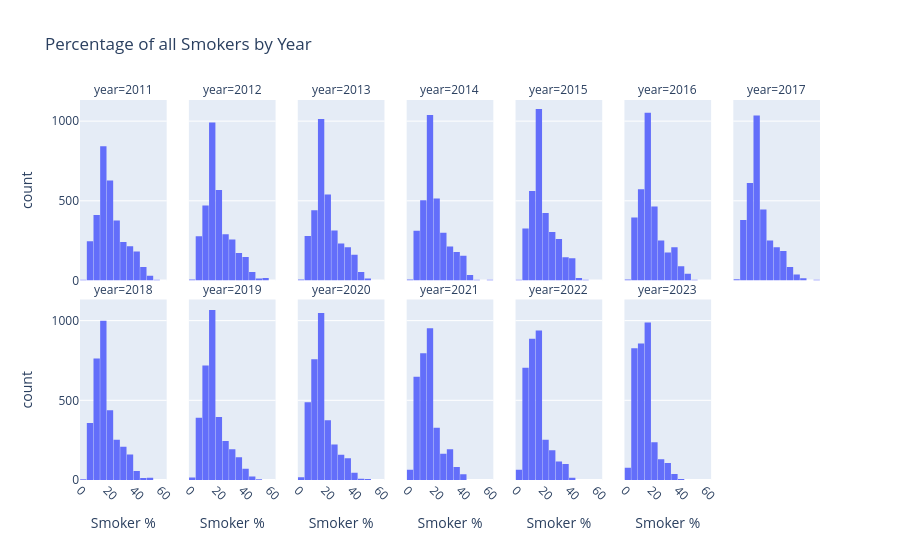

Here is the notebook cell this chart was saved with:
### Code cell
fig2 = px.histogram(data_frame=prev_df, x='focus_prevalence_num', facet_col='year', 
                    nbins=20, labels={'focus_prevalence_num': 'Smoker %'}, facet_col_wrap=7,
                    facet_col_spacing=.03, facet_row_spacing=.05,
                    title='Percentage of all Smokers by Year') 
fig2.update_layout(bargap=.05)
fig2.update_xaxes(tickangle=45) 
fig2.show()

### Figure 1 — Plotly figure (JSON) as saved in the notebook; plotly's stock layout.template omitted (floating-point values rounded to 4 significant figures; data arrays with more than 128 entries replaced by an {"elided": "..."} marker saying what was removed)
{"data": [{"alignmentgroup": "True", "bingroup": "x", "hovertemplate": "year=2011<br>Smoker %=%{x}<br>count=%{y}<extra></extra>", "legendgroup": "", "marker": {"color": "#636efa", "pattern": {"shape": ""}}, "name": "", "nbinsx": 20, "offsetgroup": "", "orientation": "v", "showlegend": false, "type": "histogram", "x": {"elided": "3264 float values"}, "xaxis": "x8", "yaxis": "y8"}, {"alignmentgroup": "True", "bingroup": "x", "hovertemplate": "year=2012<br>Smoker %=%{x}<br>count=%{y}<extra></extra>", "legendgroup": "", "marker": {"color": "#636efa", "pattern": {"shape": ""}}, "name": "", "nbinsx": 20, "offsetgroup": "", "orientation": "v", "showlegend": false, "type": "histogram", "x": {"elided": "3264 float values"}, "xaxis": "x9", "yaxis": "y9"}, {"alignmentgroup": "True", "bingroup": "x", "hovertemplate": "year=2013<br>Smoker %=%{x}<br>count=%{y}<extra></extra>", "legendgroup": "", "marker": {"color": "#636efa", "pattern": {"shape": ""}}, "name": "", "nbinsx": 20, "offsetgroup": "", "orientation": "v", "showlegend": false, "type": "histogram", "x": {"elided": "3264 float values"}, "xaxis": "x10", "yaxis": "y10"}, {"alignmentgroup": "True", "bingroup": "x", "hovertemplate": "year=2014<br>Smoker %=%{x}<br>count=%{y}<extra></extra>", "legendgroup": "", "marker": {"color": "#636efa", "pattern": {"shape": ""}}, "name": "", "nbinsx": 20, "offsetgroup": "", "orientation": "v", "showlegend": false, "type": "histogram", "x": {"elided": "3264 float values"}, "xaxis": "x11", "yaxis": "y11"}, {"alignmentgroup": "True", "bingroup": "x", "hovertemplate": "year=2015<br>Smoker %=%{x}<br>count=%{y}<extra></extra>", "legendgroup": "", "marker": {"color": "#636efa", "pattern": {"shape": ""}}, "name": "", "nbinsx": 20, "offsetgroup": "", "orientation": "v", "showlegend": false, "type": "histogram", "x": {"elided": "3264 float values"}, "xaxis": "x12", "yaxis": "y12"}, {"alignmentgroup": "True", "bingroup": "x", "hovertemplate": "year=2016<br>Smoker %=%{x}<br>count=%{y}<extra></extra>", "legendgroup": "", "marker": {"color": "#636efa", "pattern": {"shape": ""}}, "name": "", "nbinsx": 20, "offsetgroup": "", "orientation": "v", "showlegend": false, "type": "histogram", "x": {"elided": "3264 float values"}, "xaxis": "x13", "yaxis": "y13"}, {"alignmentgroup": "True", "bingroup": "x", "hovertemplate": "year=2017<br>Smoker %=%{x}<br>count=%{y}<extra></extra>", "legendgroup": "", "marker": {"color": "#636efa", "pattern": {"shape": ""}}, "name": "", "nbinsx": 20, "offsetgroup": "", "orientation": "v", "showlegend": false, "type": "histogram", "x": {"elided": "3264 float values"}, "xaxis": "x14", "yaxis": "y14"}, {"alignmentgroup": "True", "bingroup": "x", "hovertemplate": "year=2018<br>Smoker %=%{x}<br>count=%{y}<extra></extra>", "legendgroup": "", "marker": {"color": "#636efa", "pattern": {"shape": ""}}, "name": "", "nbinsx": 20, "offsetgroup": "", "orientation": "v", "showlegend": false, "type": "histogram", "x": {"elided": "3264 float values"}, "xaxis": "x", "yaxis": "y"}, {"alignmentgroup": "True", "bingroup": "x", "hovertemplate": "year=2019<br>Smoker %=%{x}<br>count=%{y}<extra></extra>", "legendgroup": "", "marker": {"color": "#636efa", "pattern": {"shape": ""}}, "name": "", "nbinsx": 20, "offsetgroup": "", "orientation": "v", "showlegend": false, "type": "histogram", "x": {"elided": "3264 float values"}, "xaxis": "x2", "yaxis": "y2"}, {"alignmentgroup": "True", "bingroup": "x", "hovertemplate": "year=2020<br>Smoker %=%{x}<br>count=%{y}<extra></extra>", "legendgroup": "", "marker": {"color": "#636efa", "pattern": {"shape": ""}}, "name": "", "nbinsx": 20, "offsetgroup": "", "orientation": "v", "showlegend": false, "type": "histogram", "x": {"elided": "3264 float values"}, "xaxis": "x3", "yaxis": "y3"}, {"alignmentgroup": "True", "bingroup": "x", "hovertemplate": "year=2021<br>Smoker %=%{x}<br>count=%{y}<extra></extra>", "legendgroup": "", "marker": {"color": "#636efa", "pattern": {"shape": ""}}, "name": "", "nbinsx": 20, "offsetgroup": "", "orientation": "v", "showlegend": false, "type": "histogram", "x": {"elided": "3264 float values"}, "xaxis": "x4", "yaxis": "y4"}, {"alignmentgroup": "True", "bingroup": "x", "hovertemplate": "year=2022<br>Smoker %=%{x}<br>count=%{y}<extra></extra>", "legendgroup": "", "marker": {"color": "#636efa", "pattern": {"shape": ""}}, "name": "", "nbinsx": 20, "offsetgroup": "", "orientation": "v", "showlegend": false, "type": "histogram", "x": {"elided": "3264 float values"}, "xaxis": "x5", "yaxis": "y5"}, {"alignmentgroup": "True", "bingroup": "x", "hovertemplate": "year=2023<br>Smoker %=%{x}<br>count=%{y}<extra></extra>", "legendgroup": "", "marker": {"color": "#636efa", "pattern": {"shape": ""}}, "name": "", "nbinsx": 20, "offsetgroup": "", "orientation": "v", "showlegend": false, "type": "histogram", "x": {"elided": "3264 float values"}, "xaxis": "x6", "yaxis": "y6"}], "layout": {"annotations": [{"font": {}, "showarrow": false, "text": "year=2018", "x": 0.05857, "xanchor": "center", "xref": "paper", "y": 0.475, "yanchor": "bottom", "yref": "paper"}, {"font": {}, "showarrow": false, "text": "year=2019", "x": 0.2057, "xanchor": "center", "xref": "paper", "y": 0.475, "yanchor": "bottom", "yref": "paper"}, {"font": {}, "showarrow": false, "text": "year=2020", "x": 0.3529, "xanchor": "center", "xref": "paper", "y": 0.475, "yanchor": "bottom", "yref": "paper"}, {"font": {}, "showarrow": false, "text": "year=2021", "x": 0.5, "xanchor": "center", "xref": "paper", "y": 0.475, "yanchor": "bottom", "yref": "paper"}, {"font": {}, "showarrow": false, "text": "year=2022", "x": 0.6471, "xanchor": "center", "xref": "paper", "y": 0.475, "yanchor": "bottom", "yref": "paper"}, {"font": {}, "showarrow": false, "text": "year=2023", "x": 0.7943, "xanchor": "center", "xref": "paper", "y": 0.475, "yanchor": "bottom", "yref": "paper"}, {"font": {}, "showarrow": false, "text": "year=2011", "x": 0.05857, "xanchor": "center", "xref": "paper", "y": 1, "yanchor": "bottom", "yref": "paper"}, {"font": {}, "showarrow": false, "text": "year=2012", "x": 0.2057, "xanchor": "center", "xref": "paper", "y": 1, "yanchor": "bottom", "yref": "paper"}, {"font": {}, "showarrow": false, "text": "year=2013", "x": 0.3529, "xanchor": "center", "xref": "paper", "y": 1, "yanchor": "bottom", "yref": "paper"}, {"font": {}, "showarrow": false, "text": "year=2014", "x": 0.5, "xanchor": "center", "xref": "paper", "y": 1, "yanchor": "bottom", "yref": "paper"}, {"font": {}, "showarrow": false, "text": "year=2015", "x": 0.6471, "xanchor": "center", "xref": "paper", "y": 1, "yanchor": "bottom", "yref": "paper"}, {"font": {}, "showarrow": false, "text": "year=2016", "x": 0.7943, "xanchor": "center", "xref": "paper", "y": 1, "yanchor": "bottom", "yref": "paper"}, {"font": {}, "showarrow": false, "text": "year=2017", "x": 0.9414, "xanchor": "center", "xref": "paper", "y": 1, "yanchor": "bottom", "yref": "paper"}], "bargap": 0.05, "barmode": "relative", "legend": {"tracegroupgap": 0}, "title": {"text": "Percentage of all Smokers by Year"}, "xaxis": {"anchor": "y", "domain": [0, 0.1171], "tickangle": 45, "title": {"text": "Smoker %"}}, "xaxis10": {"anchor": "y10", "domain": [0.2943, 0.4114], "matches": "x", "showticklabels": false, "tickangle": 45}, "xaxis11": {"anchor": "y11", "domain": [0.4414, 0.5586], "matches": "x", "showticklabels": false, "tickangle": 45}, "xaxis12": {"anchor": "y12", "domain": [0.5886, 0.7057], "matches": "x", "showticklabels": false, "tickangle": 45}, "xaxis13": {"anchor": "y13", "domain": [0.7357, 0.8529], "matches": "x", "showticklabels": false, "tickangle": 45}, "xaxis14": {"anchor": "y14", "domain": [0.8829, 1.0], "matches": "x", "showticklabels": false, "tickangle": 45}, "xaxis2": {"anchor": "y2", "domain": [0.1471, 0.2643], "matches": "x", "tickangle": 45, "title": {"text": "Smoker %"}}, "xaxis3": {"anchor": "y3", "domain": [0.2943, 0.4114], "matches": "x", "tickangle": 45, "title": {"text": "Smoker %"}}, "xaxis4": {"anchor": "y4", "domain": [0.4414, 0.5586], "matches": "x", "tickangle": 45, "title": {"text": "Smoker %"}}, "xaxis5": {"anchor": "y5", "domain": [0.5886, 0.7057], "matches": "x", "tickangle": 45, "title": {"text": "Smoker %"}}, "xaxis6": {"anchor": "y6", "domain": [0.7357, 0.8529], "matches": "x", "tickangle": 45, "title": {"text": "Smoker %"}}, "xaxis7": {"anchor": "y7", "domain": [0.8829, 1.0], "matches": "x", "tickangle": 45, "title": {"text": "Smoker %"}}, "xaxis8": {"anchor": "y8", "domain": [0, 0.1171], "matches": "x", "showticklabels": false, "tickangle": 45}, "xaxis9": {"anchor": "y9", "domain": [0.1471, 0.2643], "matches": "x", "showticklabels": false, "tickangle": 45}, "yaxis": {"anchor": "x", "domain": [0, 0.475], "title": {"text": "count"}}, "yaxis10": {"anchor": "x10", "domain": [0.525, 1], "matches": "y", "showticklabels": false}, "yaxis11": {"anchor": "x11", "domain": [0.525, 1], "matches": "y", "showticklabels": false}, "yaxis12": {"anchor": "x12", "domain": [0.525, 1], "matches": "y", "showticklabels": false}, "yaxis13": {"anchor": "x13", "domain": [0.525, 1], "matches": "y", "showticklabels": false}, "yaxis14": {"anchor": "x14", "domain": [0.525, 1], "matches": "y", "showticklabels": false}, "yaxis2": {"anchor": "x2", "domain": [0, 0.475], "matches": "y", "showticklabels": false}, "yaxis3": {"anchor": "x3", "domain": [0, 0.475], "matches": "y", "showticklabels": false}, "yaxis4": {"anchor": "x4", "domain": [0, 0.475], "matches": "y", "showticklabels": false}, "yaxis5": {"anchor": "x5", "domain": [0, 0.475], "matches": "y", "showticklabels": false}, "yaxis6": {"anchor": "x6", "domain": [0, 0.475], "matches": "y", "showticklabels": false}, "yaxis7": {"anchor": "x7", "domain": [0, 0.475], "matches": "y", "showticklabels": false}, "yaxis8": {"anchor": "x8", "domain": [0.525, 1], "matches": "y", "title": {"text": "count"}}, "yaxis9": {"anchor": "x9", "domain": [0.525, 1], "matches": "y", "showticklabels": false}}}
